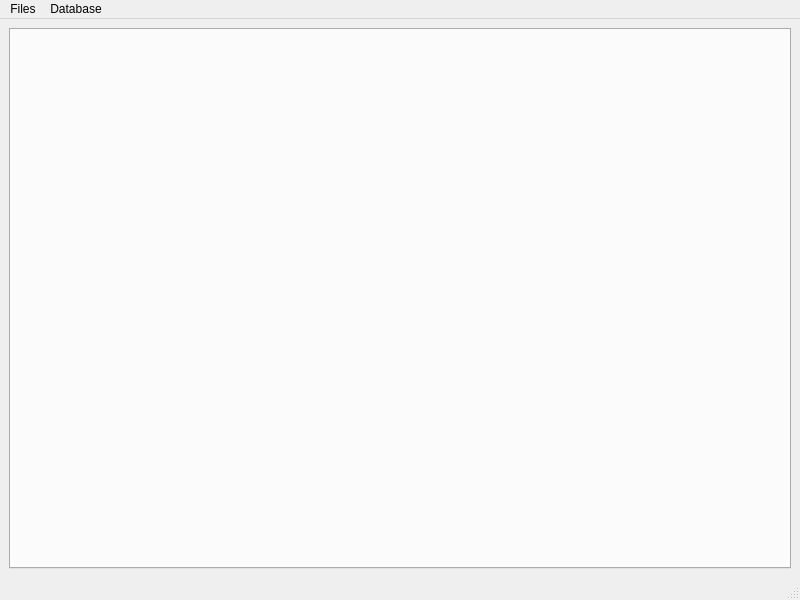
<?xml version="1.0" encoding="UTF-8"?>
<ui version="4.0">
 <class>MainWindow</class>
 <widget class="QMainWindow" name="MainWindow">
  <property name="geometry">
   <rect>
    <x>0</x>
    <y>0</y>
    <width>800</width>
    <height>600</height>
   </rect>
  </property>
  <property name="windowTitle">
   <string>MainWindow</string>
  </property>
  <widget class="QWidget" name="centralwidget">
   <layout class="QVBoxLayout" name="verticalLayout">
    <item>
     <widget class="QTabWidget" name="tabWidget"/>
    </item>
   </layout>
  </widget>
  <widget class="QMenuBar" name="menubar">
   <property name="geometry">
    <rect>
     <x>0</x>
     <y>0</y>
     <width>800</width>
     <height>21</height>
    </rect>
   </property>
   <widget class="QMenu" name="menuImport_files">
    <property name="title">
     <string>Files</string>
    </property>
    <addaction name="actionImport"/>
   </widget>
   <widget class="QMenu" name="menuDatabase">
    <property name="title">
     <string>Database</string>
    </property>
   </widget>
   <addaction name="menuImport_files"/>
   <addaction name="menuDatabase"/>
  </widget>
  <widget class="QStatusBar" name="statusbar"/>
  <action name="actionImport">
   <property name="text">
    <string>Import</string>
   </property>
  </action>
  <action name="actionImportHyDB">
   <property name="text">
    <string>Import Hydrus DB</string>
   </property>
  </action>
 </widget>
 <resources/>
 <connections/>
</ui>
